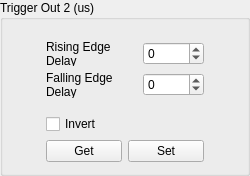
                             <widget class="QGroupBox" name="groupBox_TriggerOut">
                              <property name="minimumSize">
                               <size>
                                <width>170</width>
                                <height>169</height>
                               </size>
                              </property>
                              <property name="maximumSize">
                               <size>
                                <width>250</width>
                                <height>16777215</height>
                               </size>
                              </property>
                              <property name="title">
                               <string>Trigger Out 2 (us)</string>
                              </property>
                              <layout class="QHBoxLayout" name="horizontalLayout_40">
                               <item>
                                <spacer name="horizontalSpacer_18">
                                 <property name="orientation">
                                  <enum>Qt::Horizontal</enum>
                                 </property>
                                 <property name="sizeHint" stdset="0">
                                  <size>
                                   <width>40</width>
                                   <height>20</height>
                                  </size>
                                 </property>
                                </spacer>
                               </item>
                               <item>
                                <layout class="QVBoxLayout" name="verticalLayout_32">
                                 <item>
                                  <layout class="QGridLayout" name="gridLayout_34">
                                   <item row="1" column="0">
                                    <widget class="QLabel" name="label_TrigOut2_RisingEdge">
                                     <property name="styleSheet">
                                      <string notr="true">QLabel{border:0px solid black}</string>
                                     </property>
                                     <property name="text">
                                      <string>Rising Edge Delay</string>
                                     </property>
                                     <property name="wordWrap">
                                      <bool>true</bool>
                                     </property>
                                    </widget>
                                   </item>
                                   <item row="1" column="1">
                                    <widget class="QSpinBox" name="trigOut2_risingDelay_spinBox">
                                     <property name="minimum">
                                      <number>-100</number>
                                     </property>
                                     <property name="maximum">
                                      <number>20000</number>
                                     </property>
                                    </widget>
                                   </item>
                                   <item row="2" column="1">
                                    <widget class="QSpinBox" name="trigOut2_fallingDelay_spinBox">
                                     <property name="minimum">
                                      <number>-100</number>
                                     </property>
                                     <property name="maximum">
                                      <number>20000</number>
                                     </property>
                                    </widget>
                                   </item>
                                   <item row="2" column="0">
                                    <widget class="QLabel" name="label_TrigOut2_FallingEdge">
                                     <property name="styleSheet">
                                      <string notr="true">QLabel{border:0px solid black}</string>
                                     </property>
                                     <property name="text">
                                      <string>Falling Edge Delay</string>
                                     </property>
                                     <property name="wordWrap">
                                      <bool>true</bool>
                                     </property>
                                    </widget>
                                   </item>
                                   <item row="0" column="0" colspan="2">
                                    <spacer name="verticalSpacer_22">
                                     <property name="orientation">
                                      <enum>Qt::Vertical</enum>
                                     </property>
                                     <property name="sizeType">
                                      <enum>QSizePolicy::Fixed</enum>
                                     </property>
                                     <property name="sizeHint" stdset="0">
                                      <size>
                                       <width>20</width>
                                       <height>10</height>
                                      </size>
                                     </property>
                                    </spacer>
                                   </item>
                                  </layout>
                                 </item>
                                 <item>
                                  <spacer name="verticalSpacer_21">
                                   <property name="orientation">
                                    <enum>Qt::Vertical</enum>
                                   </property>
                                   <property name="sizeType">
                                    <enum>QSizePolicy::Fixed</enum>
                                   </property>
                                   <property name="sizeHint" stdset="0">
                                    <size>
                                     <width>20</width>
                                     <height>10</height>
                                    </size>
                                   </property>
                                  </spacer>
                                 </item>
                                 <item>
                                  <widget class="QCheckBox" name="invertTrigOut2_checkBox">
                                   <property name="text">
                                    <string>Invert</string>
                                   </property>
                                  </widget>
                                 </item>
                                 <item>
                                  <layout class="QHBoxLayout" name="horizontalLayout_3">
                                   <item>
                                    <widget class="QPushButton" name="trigOut2GetButton">
                                     <property name="sizePolicy">
                                      <sizepolicy hsizetype="Fixed" vsizetype="Fixed">
                                       <horstretch>0</horstretch>
                                       <verstretch>0</verstretch>
                                      </sizepolicy>
                                     </property>
                                     <property name="minimumSize">
                                      <size>
                                       <width>70</width>
                                       <height>0</height>
                                      </size>
                                     </property>
                                     <property name="text">
                                      <string>Get</string>
                                     </property>
                                    </widget>
                                   </item>
                                   <item>
                                    <widget class="QPushButton" name="trigOut2SetButton">
                                     <property name="sizePolicy">
                                      <sizepolicy hsizetype="Fixed" vsizetype="Fixed">
                                       <horstretch>0</horstretch>
                                       <verstretch>0</verstretch>
                                      </sizepolicy>
                                     </property>
                                     <property name="minimumSize">
                                      <size>
                                       <width>70</width>
                                       <height>0</height>
                                      </size>
                                     </property>
                                     <property name="text">
                                      <string>Set</string>
                                     </property>
                                    </widget>
                                   </item>
                                  </layout>
                                 </item>
                                </layout>
                               </item>
                               <item>
                                <spacer name="horizontalSpacer_19">
                                 <property name="orientation">
                                  <enum>Qt::Horizontal</enum>
                                 </property>
                                 <property name="sizeHint" stdset="0">
                                  <size>
                                   <width>40</width>
                                   <height>20</height>
                                  </size>
                                 </property>
                                </spacer>
                               </item>
                              </layout>
                             </widget>
